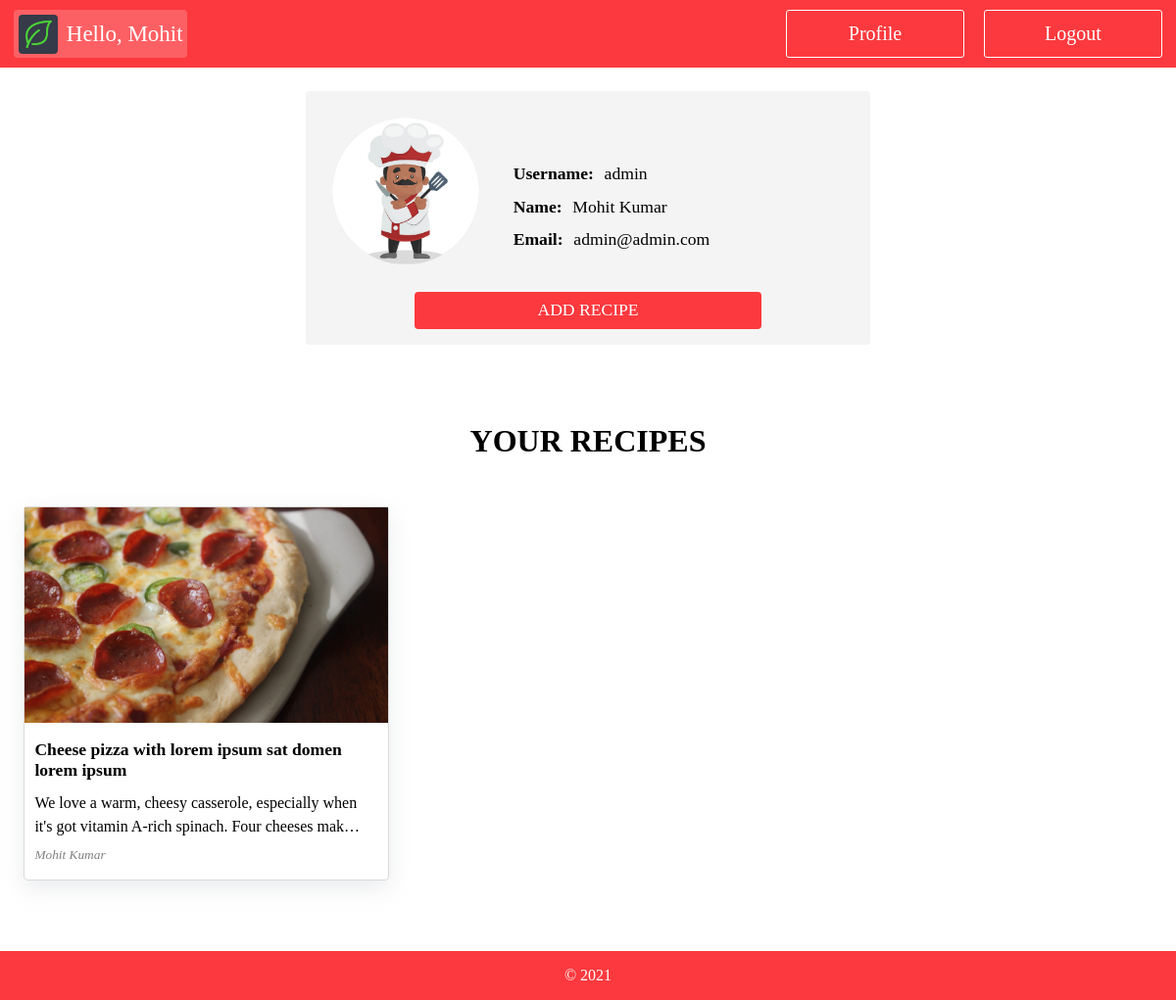
/user/admin (signed in), run on an earlier commit of the app's database.
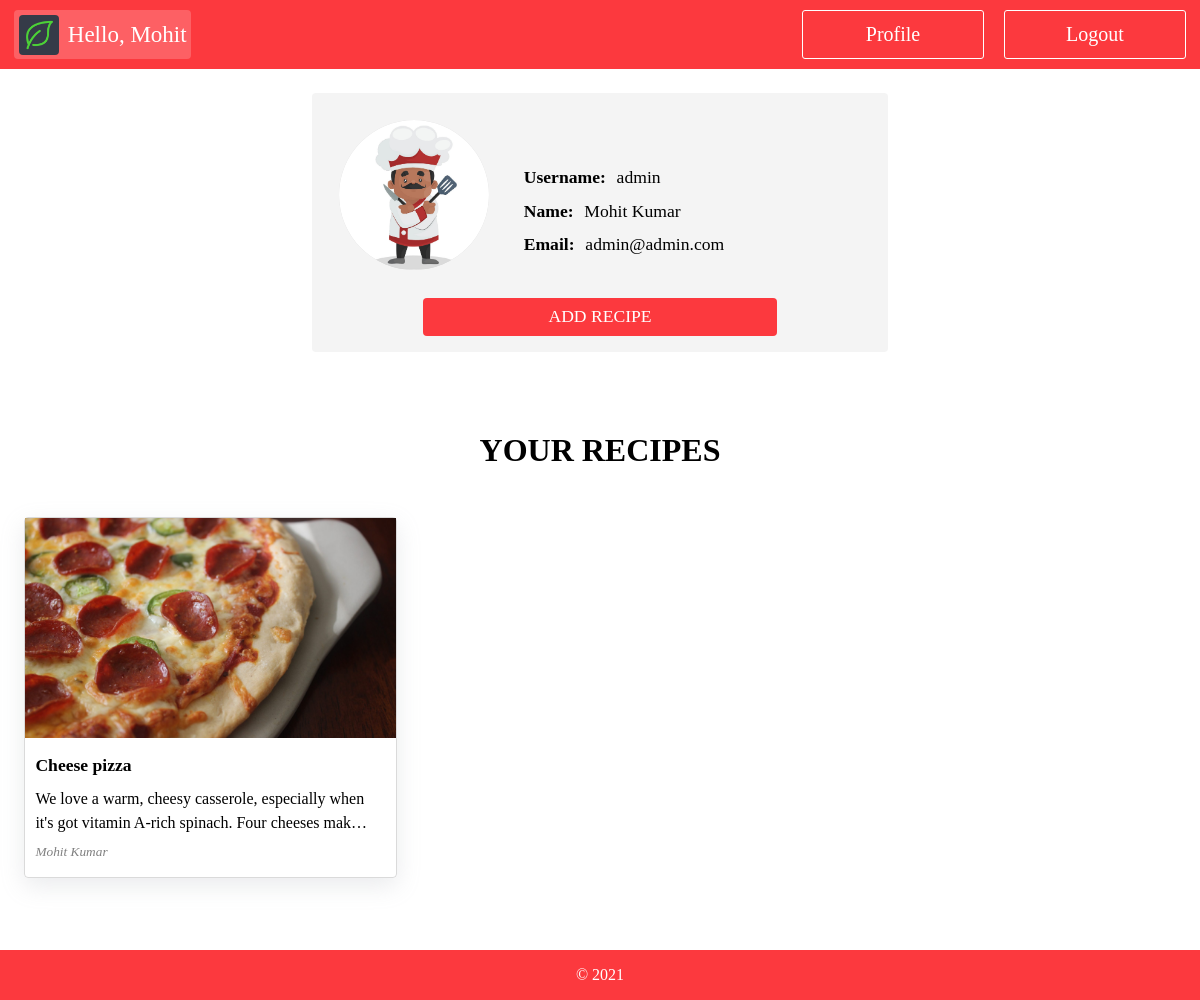
And on a later commit of the database.
### home/models.py (models this page shows, shortened)
class Recipe(models.Model):
  id = models.UUIDField(default=uuid.uuid4, primary_key=True, editable=False, unique=True)
  author = models.ForeignKey(User, on_delete=models.CASCADE)
  title = models.CharField(max_length=200)
  slug = models.CharField(max_length=255)
  description = models.TextField()
  image = models.ImageField(upload_to=upload_path)

### accounts/models.py (models this page shows, shortened)
class User(AbstractBaseUser, PermissionsMixin):
    id = models.UUIDField(default=uuid.uuid4, unique=True, primary_key=True, editable=False)
    email = models.EmailField(verbose_name='Email Address', unique=True)
    username = models.CharField(verbose_name='Username', max_length=40, blank=True, null=True)
    first_name = models.CharField(verbose_name='First Name', max_length=40)
    last_name = models.CharField(verbose_name='Last Name', max_length=40, blank=True, null=True)
    date_joined = models.DateTimeField(verbose_name='Date Joined', auto_now_add=True)
    is_admin = models.BooleanField(verbose_name='Admin User', default=False)
    is_staff = models.BooleanField(verbose_name='Staff User', default=False)
    is_superuser = models.BooleanField(verbose_name='Super User', default=False)
    USERNAME_FIELD = 'email'
    objects = UserManager()
    @property
    def get_fullname(self):
        self.last_name = self.last_name if self.last_name else ''
        return f'{self.first_name} {self.last_name}'

### home/views.py (the view, shortened to what this page needs)
# urls.py: path('user/<str:username>', views.profile_view, name='profile'),
@login_required(login_url='/')
def profile_view(request, username):
  context = {'is_other_user': False, 'username': username}
  logged_in_user  = request.user
  context = {'user': logged_in_user}
  recipes_of_user = context['user'].recipe_set.all()
  context['recipes'] = recipes_of_user
  return render(request, 'home/profile.html', context)

### home/templates/home/profile.html (shortened to what this page needs)
{% extends 'base.html' %} {% load static %}  {% block stylesheet %}
<link rel="stylesheet" href="{% static 'css/index.css' %}?{% now 'U' %}" />
{% endblock stylesheet %}  {% block content %}
<section id="container">
  {% include 'home/snippets/profile-display.html' %}
  <div class="div-title">
    {% if is_other_user %}
    <h1>{{ username }} RECIPES</h1>
    {% else %}
    <h1>YOUR RECIPES</h1>
    {% endif %}
  </div>
  {% include 'snippets/recipeList.html' with recipes=recipes %}
</section>
{% include 'snippets/message.html' with messages=messages %} {% endblock content %}

### templates/snippets/recipeList.html
{% load static %}
<div class="recipe-list-container">
  {% if recipes %}
  <div class="card-deck">
    {% for recipe in recipes %}
      <div class="card">
        <div class="card-img">
          <img src="{{ recipe.image.url }}" alt="{{ recipe.title }}"/>
        </div>
        <div class="card-content">
          <p class="card-content__text">{{ recipe.title }}</p>
          <p class="card-content__description">{{ recipe.description | truncatechars:100 }}</p>
          <small class="card-content__extra">{{ recipe.author.get_fullname }}</small>
        </div>
        <a href="{% url 'home:recipe_detail' recipe.slug %}" class="stretched-link"></a>
      </div>
    {% endfor %}
  </div>
  {% else %}
    {% if tag == 'home' %}
      <h3 style="text-align: center; color: #aaa">No Recipes found. Sorry</h3>
    {% else %}
      <h3 style="text-align: center; color: #aaa">{{ user.get_fullname|title }} doesnot have any Recipes yet</h3>
    {% endif %}
  {% endif %}
</div>

What changed in the data, as far as the page shows it:
changed Recipe "Mohit Kumar": title "Cheese pizza with lorem ipsum sat domen lorem ipsum" → "Cheese pizza"
